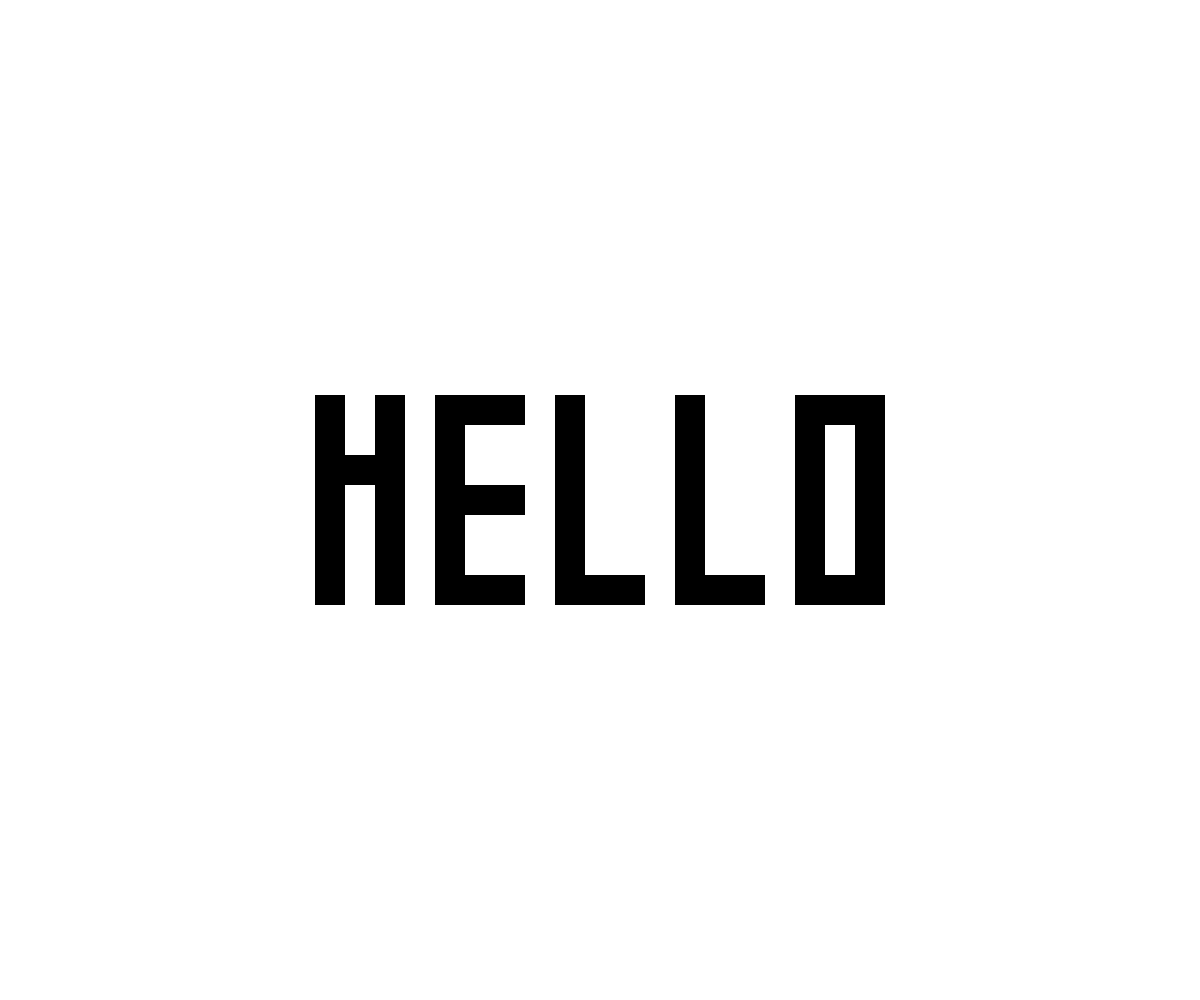
Frame 1 (no input)
Frame 60 (no input): identical to frame 1, image omitted
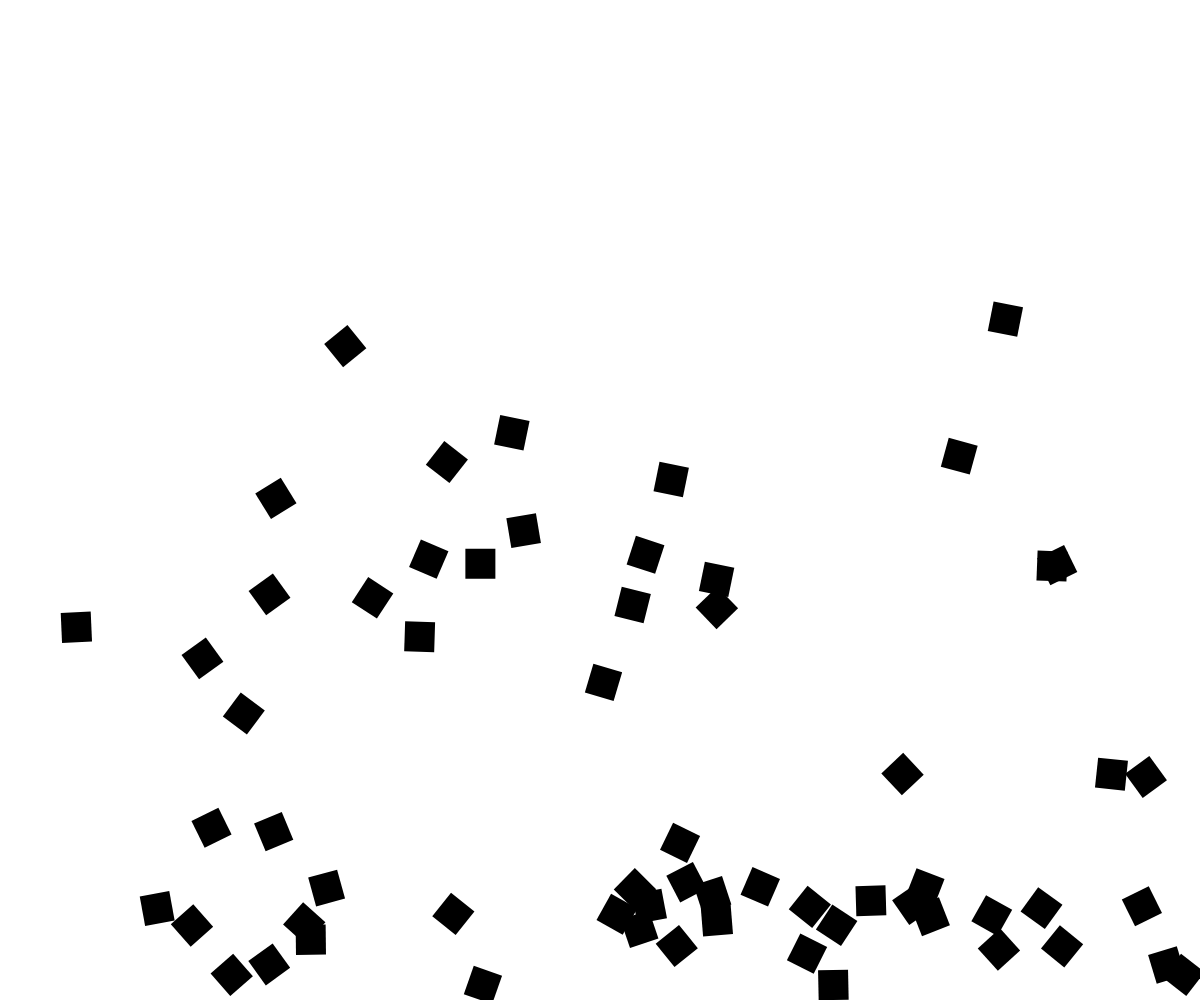
Frame 120 (the mouse pressed at the canvas centre since frame 60)

The p5.js sketch that drew these frames (run headless with seeded random() and noise() and a simulated clock; from frame 60 on, the mouse is pressed at the canvas centre):

// p5.js sketch
// ── sketch.js
// CONFIGURATION - Easily adjust these values
const SQUARE_SIZE = 30; // Change this to adjust square size

// Physics constants
const GRAVITY = 0.5;
const BOUNCE = 0.7;
const FRICTION = 0.98;

let squares = [];
let gridSquares = [];
let isExploded = false;

// Letter patterns (1 = filled, 0 = empty)
const LETTERS = {
    'H': [
        [1, 0, 1],
        [1, 0, 1],
        [1, 1, 1],
        [1, 0, 1],
        [1, 0, 1],
        [1, 0, 1],
        [1, 0, 1]
    ],
    'E': [
        [1, 1, 1],
        [1, 0, 0],
        [1, 0, 0],
        [1, 1, 1],
        [1, 0, 0],
        [1, 0, 0],
        [1, 1, 1]
    ],
    'L': [
        [1, 0, 0],
        [1, 0, 0],
        [1, 0, 0],
        [1, 0, 0],
        [1, 0, 0],
        [1, 0, 0],
        [1, 1, 1]
    ],
    'O': [
        [1, 1, 1],
        [1, 0, 1],
        [1, 0, 1],
        [1, 0, 1],
        [1, 0, 1],
        [1, 0, 1],
        [1, 1, 1]
    ]
};

function setup() {
    createCanvas(windowWidth, windowHeight);

    // Generate the text grid
    generateTextGrid();

    console.log("Setup complete. Grid squares:", gridSquares.length);
}

function draw() {
    background(255);

    if (!isExploded) {
        // Draw static grid
        for (let sq of gridSquares) {
            sq.display();
        }
    } else {
        // Update and draw physics-based squares
        for (let sq of squares) {
            sq.update();
            sq.display();
        }
    }
}

function generateTextGrid() {
    gridSquares = [];

    const word = "HELLO";
    const spacing = 1; // Space between letters in grid units

    // Calculate total width needed
    let totalWidth = 0;
    for (let char of word) {
        if (LETTERS[char]) {
            totalWidth += LETTERS[char][0].length + spacing;
        }
    }
    totalWidth -= spacing; // Remove last spacing

    // Calculate starting position to center the text
    const startX = (width - (totalWidth * SQUARE_SIZE)) / 2;
    const startY = (height - (7 * SQUARE_SIZE)) / 2; // 7 rows high

    let currentX = 0;

    // Generate squares for each letter
    for (let char of word) {
        if (LETTERS[char]) {
            const pattern = LETTERS[char];

            for (let row = 0; row < pattern.length; row++) {
                for (let col = 0; col < pattern[row].length; col++) {
                    if (pattern[row][col] === 1) {
                        let x = startX + (currentX + col) * SQUARE_SIZE;
                        let y = startY + row * SQUARE_SIZE;
                        gridSquares.push(new GridSquare(x, y, SQUARE_SIZE));
                    }
                }
            }

            currentX += pattern[0].length + spacing;
        }
    }

    console.log("Generated grid with", gridSquares.length, "squares");
}

function mousePressed() {
    if (!isExploded) {
        explodeText();
    }
}

function explodeText() {
    isExploded = true;
    squares = [];

    // Convert grid squares to physics squares
    for (let sq of gridSquares) {
        let angle = random(TWO_PI);
        let speed = random(5, 15);
        let vx = cos(angle) * speed;
        let vy = sin(angle) * speed - random(5, 10); // Initial upward velocity

        squares.push(new PhysicsSquare(sq.x, sq.y, SQUARE_SIZE, vx, vy));
    }
}

// Static grid square (before explosion)
class GridSquare {
    constructor(x, y, size) {
        this.x = x;
        this.y = y;
        this.size = size;
    }

    display() {
        fill(0);
        noStroke();
        rect(this.x, this.y, this.size, this.size);
    }
}

// Physics-based square (after explosion)
class PhysicsSquare {
    constructor(x, y, size, vx, vy) {
        this.x = x;
        this.y = y;
        this.size = size;
        this.vx = vx;
        this.vy = vy;
        this.rotation = 0;
        this.rotationSpeed = random(-0.2, 0.2);
    }

    update() {
        // Apply gravity
        this.vy += GRAVITY;

        // Apply friction
        this.vx *= FRICTION;
        this.vy *= FRICTION;

        // Update position
        this.x += this.vx;
        this.y += this.vy;

        // Update rotation
        this.rotation += this.rotationSpeed;

        // Bounce off edges
        if (this.x < 0 || this.x + this.size > width) {
            this.vx *= -BOUNCE;
            this.x = constrain(this.x, 0, width - this.size);
        }

        if (this.y + this.size > height) {
            this.vy *= -BOUNCE;
            this.y = height - this.size;
            this.rotationSpeed *= 0.9; // Reduce rotation on bounce
        }

        // Remove squares that fall off screen
        if (this.y > height + 100) {
            this.y = height + 100;
            this.vy = 0;
            this.vx = 0;
        }
    }

    display() {
        push();
        translate(this.x + this.size / 2, this.y + this.size / 2);
        rotate(this.rotation);
        fill(0);
        noStroke();
        rectMode(CENTER);
        rect(0, 0, this.size, this.size);
        pop();
    }
}

function windowResized() {
    resizeCanvas(windowWidth, windowHeight);
    if (!isExploded) {
        generateTextGrid();
    }
}

// ── style.css
* {
    margin: 0;
    padding: 0;
    box-sizing: border-box;
}

body {
    overflow: hidden;
    display: flex;
    justify-content: center;
    align-items: center;
    min-height: 100vh;
    background-color: #f0f0f0;
}

canvas {
    display: block;
}
